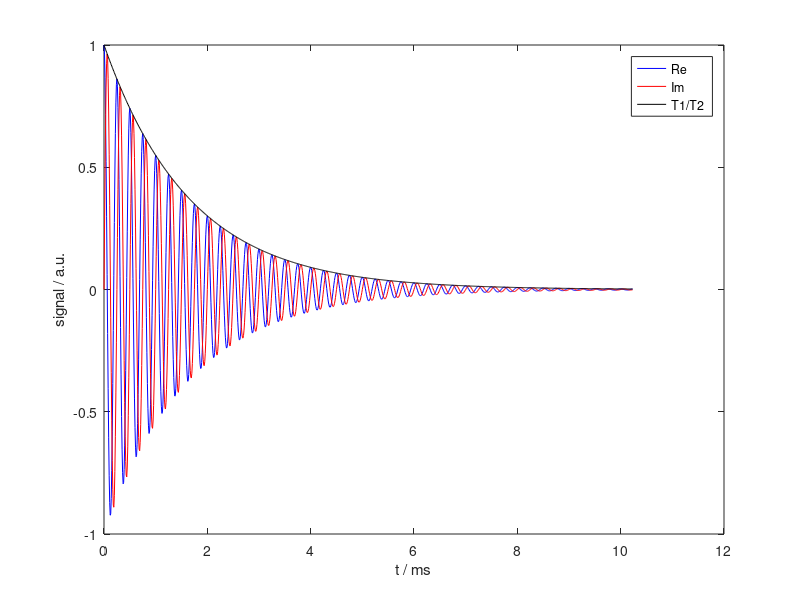
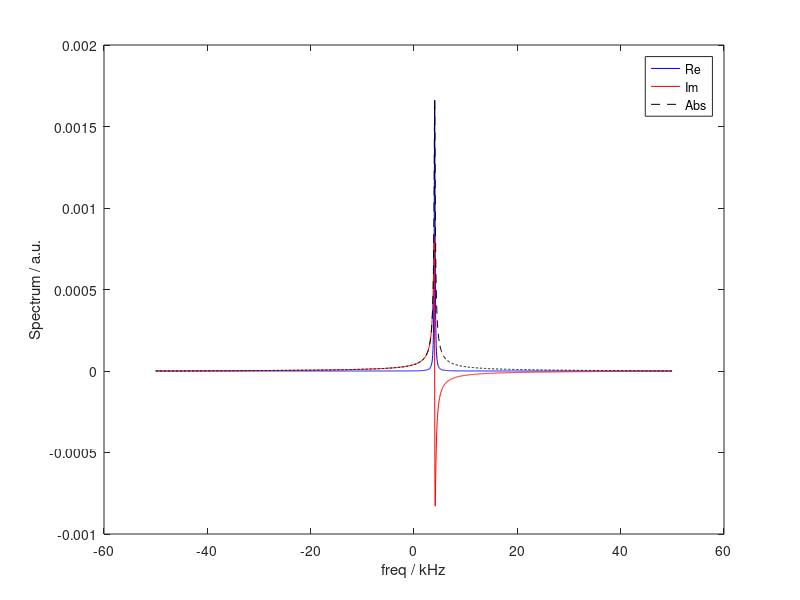

Source code (MATLAB) for these figures, in order:
%% simple one-spin pulse acquire simulation in Liouville space, with random field relaxation
% Note: everything in SI units for clarity, frequncies in linear
% frequencies!


%% 1) clear workspace and close all figures
clear, close all

%% 2) build spin operator matrices
Ix = 1/2*[0 1; 1 0];
Iy = 1/2*[0 -1i; 1i 0];
Iz = 1/2*[1 0; 0 -1];
Ip = Ix+1i*Iy;
Im = Ix-1i*Iy;
E  = eye(2);


%% 3) set Hamiltonian parameters and build the matrix
offset = 4e3; % 20kHz offset
H0 = offset*Iz;

k_z = 5e2;
k_xy = 1e2;

T2=1/(k_xy+k_z);
T1=1/(2*k_xy);

%% 4) set simulation parameters
rho0 = Iz; % starting density operator
pulseOp = Iy; % pulse operator
detOp = Ix + 1i*Iy; % detection operator
% detOp = Iz; % detection operator

rho_eq = Iz;

dt = 10e-6; % sampling step, "dwell time"
nPoints = 1024; % length of acquisition
t = (0:dt:(nPoints-1)*dt); % time vector

sig = zeros(1,nPoints); % pre-allocation of signal vector

%% 5) acutal simulation

%convert everything to Liouville space
H0_L = kron(H0,E)-kron(E,transpose(H0));
rho0_L = reshape(transpose(rho0),[],1);
pulseOp_L = kron(pulseOp,E)-kron(E,transpose(pulseOp));
detOp_L = reshape(transpose(detOp),[],1);
rho_eq_L = reshape(transpose(rho_eq),[],1);

Ix_doub_comm = (kron(Ix,E)-kron(E,transpose(Ix)))^2;
Iy_doub_comm = (kron(Iy,E)-kron(E,transpose(Iy)))^2;
Iz_doub_comm = (kron(Iz,E)-kron(E,transpose(Iz)))^2;

%generate Relaxation superoperator
R = k_z*(Iz_doub_comm)+k_xy*(Ix_doub_comm+Iy_doub_comm);



% start sim
rho_L = rho0_L;

% apply pulse propagator to initial density operator
Upulse_L = expm(-1i*pi/2*pulseOp_L);
rho_L = Upulse_L*rho_L;

% build propagator of free evolution, and acquire
U0_L = expm(-1i*2*pi*H0_L*dt-R*dt);

for it = 1:nPoints
   sig(it)= rho_L'*detOp_L*2; % detect
   rho_L = rho_eq_L+U0_L*(rho_L-rho_eq_L); % propagation
end



%% 6) plot real and imaginary part, and relaxation on top
figure(1)
title('raw signal')
clf
hold on
plot(t*1e3,real(sig),'b');
plot(t*1e3,imag(sig),'r');

plot(t*1e3,exp(-t/T2),'k');
% plot(t*1e3,1-exp(-t/T1),'--k');

xlabel('t / ms')
ylabel('signal / a.u.')
box on
legend('Re','Im','T1/T2')



%% 7) apodize, i.e. multiply with window function
twin = Inf; %apodization parameter, not needed here!
win = exp(-t/twin);

%apply window to signal
sig_apo = sig.*win;


%% 8) Fourier transform with Zero-filling, construction of frequency vector

%fft with zerofilling two twice the original points
sig_apo(1)=sig_apo(1)/2;
spec = fftshift(fft(sig_apo,2*nPoints))*dt;

%frequency vector
N=numel(spec);
nyqFreq = 1/(2*dt);
unitAxis = 2/N * ((0:N-1)-fix(N/2));
freq = nyqFreq * unitAxis;

figure(3)
title('spectrum')
clf
hold on
plot(freq/1e3,real(spec),'b');
plot(freq/1e3,imag(spec),'r');
plot(freq/1e3,abs(spec),'--k');
xlabel('freq / kHz')
ylabel('Spectrum / a.u.')
box on
legend('Re','Im','Abs')

%% 9) Basis Transformation

% basis transformation to operator Basis
B(:,1)=reshape(transpose(E),[],1);
B(:,2)=reshape(transpose(Iz),[],1);
B(:,3)=reshape(transpose(Ix),[],1);
B(:,4)=reshape(transpose(Iy),[],1);

% normalize Eigenvectors
for ii=1:size(B,2)
    B(:,ii)=B(:,ii)/norm(B(:,ii));
end

%check that B is unitary
B*B';


% convert to Operator Basis
%convert to spherical tensor basis
H0_L_B = B'*H0_L*B;
rho0_L_B = B'*rho0_L;
pulseOp_L_B = B'*pulseOp_L*B;
detOp_L_B = B'*detOp_L;
rho_eq_L_B = B'*rho_eq_L;
R_B=B'*R*B;